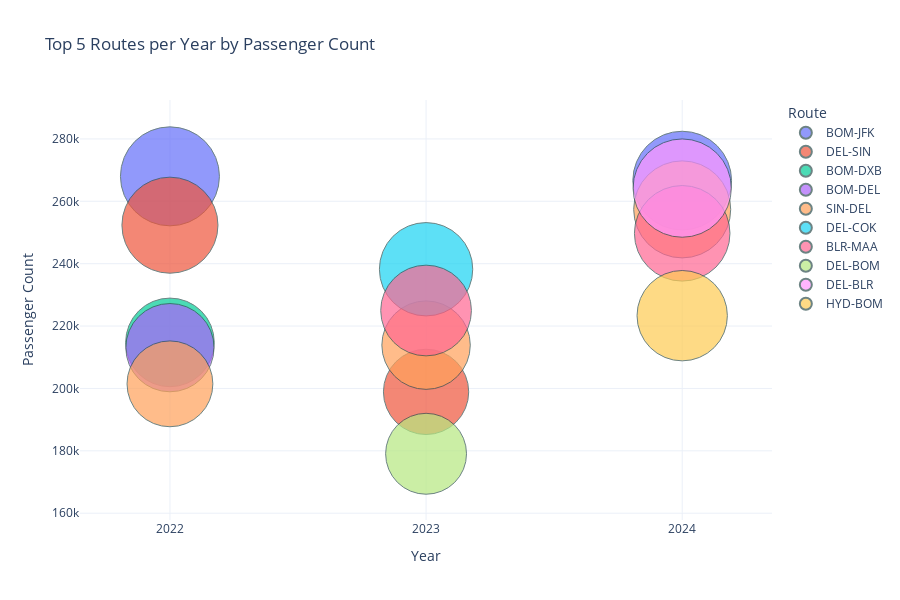

Notebook code for this chart:
### Code cell
#Top 5 Routes per Year by Passenger Count

import plotly.express as px

top_routes["Year"] = top_routes["Year"].astype(str)
manuaL_order=["2022","2023","2024"]

fig = px.scatter(
    top_routes,
    x="Year",
    y="Passengers",
    size="Passengers",
    color="Route",
    hover_data=["Passengers"],
    title="Top 5 Routes per Year by Passenger Count",
    size_max=70,
    height=600,
    category_orders={"Year": manuaL_order},
)

fig.update_traces(marker=dict(line=dict(width=1, color='DarkSlateGrey')))
fig.update_layout(
    xaxis_title="Year",
    yaxis_title="Passenger Count",
    legend_title="Route",
    template="plotly_white"
)

fig.show()

### Figure 1 — Plotly figure (JSON) as saved in the notebook; plotly's stock layout.template omitted (floating-point values rounded to 4 significant figures)
{"data": [{"hovertemplate": "Route=BOM-JFK<br>Year=%{x}<br>Passengers=%{marker.size}<extra></extra>", "legendgroup": "BOM-JFK", "marker": {"color": "#636efa", "line": {"color": "DarkSlateGrey", "width": 1}, "size": [268004, 266627], "sizemode": "area", "sizeref": 54.69, "symbol": "circle"}, "mode": "markers", "name": "BOM-JFK", "orientation": "v", "showlegend": true, "type": "scatter", "x": ["2022", "2024"], "xaxis": "x", "y": [268004, 266627], "yaxis": "y"}, {"hovertemplate": "Route=DEL-SIN<br>Year=%{x}<br>Passengers=%{marker.size}<extra></extra>", "legendgroup": "DEL-SIN", "marker": {"color": "#EF553B", "line": {"color": "DarkSlateGrey", "width": 1}, "size": [252338, 198894], "sizemode": "area", "sizeref": 54.69, "symbol": "circle"}, "mode": "markers", "name": "DEL-SIN", "orientation": "v", "showlegend": true, "type": "scatter", "x": ["2022", "2023"], "xaxis": "x", "y": [252338, 198894], "yaxis": "y"}, {"hovertemplate": "Route=BOM-DXB<br>Year=%{x}<br>Passengers=%{marker.size}<extra></extra>", "legendgroup": "BOM-DXB", "marker": {"color": "#00cc96", "line": {"color": "DarkSlateGrey", "width": 1}, "size": [214763], "sizemode": "area", "sizeref": 54.69, "symbol": "circle"}, "mode": "markers", "name": "BOM-DXB", "orientation": "v", "showlegend": true, "type": "scatter", "x": ["2022"], "xaxis": "x", "y": [214763], "yaxis": "y"}, {"hovertemplate": "Route=BOM-DEL<br>Year=%{x}<br>Passengers=%{marker.size}<extra></extra>", "legendgroup": "BOM-DEL", "marker": {"color": "#ab63fa", "line": {"color": "DarkSlateGrey", "width": 1}, "size": [213074], "sizemode": "area", "sizeref": 54.69, "symbol": "circle"}, "mode": "markers", "name": "BOM-DEL", "orientation": "v", "showlegend": true, "type": "scatter", "x": ["2022"], "xaxis": "x", "y": [213074], "yaxis": "y"}, {"hovertemplate": "Route=SIN-DEL<br>Year=%{x}<br>Passengers=%{marker.size}<extra></extra>", "legendgroup": "SIN-DEL", "marker": {"color": "#FFA15A", "line": {"color": "DarkSlateGrey", "width": 1}, "size": [201477, 213880, 257408], "sizemode": "area", "sizeref": 54.69, "symbol": "circle"}, "mode": "markers", "name": "SIN-DEL", "orientation": "v", "showlegend": true, "type": "scatter", "x": ["2022", "2023", "2024"], "xaxis": "x", "y": [201477, 213880, 257408], "yaxis": "y"}, {"hovertemplate": "Route=DEL-COK<br>Year=%{x}<br>Passengers=%{marker.size}<extra></extra>", "legendgroup": "DEL-COK", "marker": {"color": "#19d3f3", "line": {"color": "DarkSlateGrey", "width": 1}, "size": [238214], "sizemode": "area", "sizeref": 54.69, "symbol": "circle"}, "mode": "markers", "name": "DEL-COK", "orientation": "v", "showlegend": true, "type": "scatter", "x": ["2023"], "xaxis": "x", "y": [238214], "yaxis": "y"}, {"hovertemplate": "Route=BLR-MAA<br>Year=%{x}<br>Passengers=%{marker.size}<extra></extra>", "legendgroup": "BLR-MAA", "marker": {"color": "#FF6692", "line": {"color": "DarkSlateGrey", "width": 1}, "size": [224984, 249737], "sizemode": "area", "sizeref": 54.69, "symbol": "circle"}, "mode": "markers", "name": "BLR-MAA", "orientation": "v", "showlegend": true, "type": "scatter", "x": ["2023", "2024"], "xaxis": "x", "y": [224984, 249737], "yaxis": "y"}, {"hovertemplate": "Route=DEL-BOM<br>Year=%{x}<br>Passengers=%{marker.size}<extra></extra>", "legendgroup": "DEL-BOM", "marker": {"color": "#B6E880", "line": {"color": "DarkSlateGrey", "width": 1}, "size": [179054], "sizemode": "area", "sizeref": 54.69, "symbol": "circle"}, "mode": "markers", "name": "DEL-BOM", "orientation": "v", "showlegend": true, "type": "scatter", "x": ["2023"], "xaxis": "x", "y": [179054], "yaxis": "y"}, {"hovertemplate": "Route=DEL-BLR<br>Year=%{x}<br>Passengers=%{marker.size}<extra></extra>", "legendgroup": "DEL-BLR", "marker": {"color": "#FF97FF", "line": {"color": "DarkSlateGrey", "width": 1}, "size": [264232], "sizemode": "area", "sizeref": 54.69, "symbol": "circle"}, "mode": "markers", "name": "DEL-BLR", "orientation": "v", "showlegend": true, "type": "scatter", "x": ["2024"], "xaxis": "x", "y": [264232], "yaxis": "y"}, {"hovertemplate": "Route=HYD-BOM<br>Year=%{x}<br>Passengers=%{marker.size}<extra></extra>", "legendgroup": "HYD-BOM", "marker": {"color": "#FECB52", "line": {"color": "DarkSlateGrey", "width": 1}, "size": [223330], "sizemode": "area", "sizeref": 54.69, "symbol": "circle"}, "mode": "markers", "name": "HYD-BOM", "orientation": "v", "showlegend": true, "type": "scatter", "x": ["2024"], "xaxis": "x", "y": [223330], "yaxis": "y"}], "layout": {"height": 600, "legend": {"itemsizing": "constant", "title": {"text": "Route"}, "tracegroupgap": 0}, "title": {"text": "Top 5 Routes per Year by Passenger Count"}, "xaxis": {"anchor": "y", "categoryarray": ["2022", "2023", "2024"], "categoryorder": "array", "domain": [0, 1], "title": {"text": "Year"}}, "yaxis": {"anchor": "x", "domain": [0, 1], "title": {"text": "Passenger Count"}}}}
